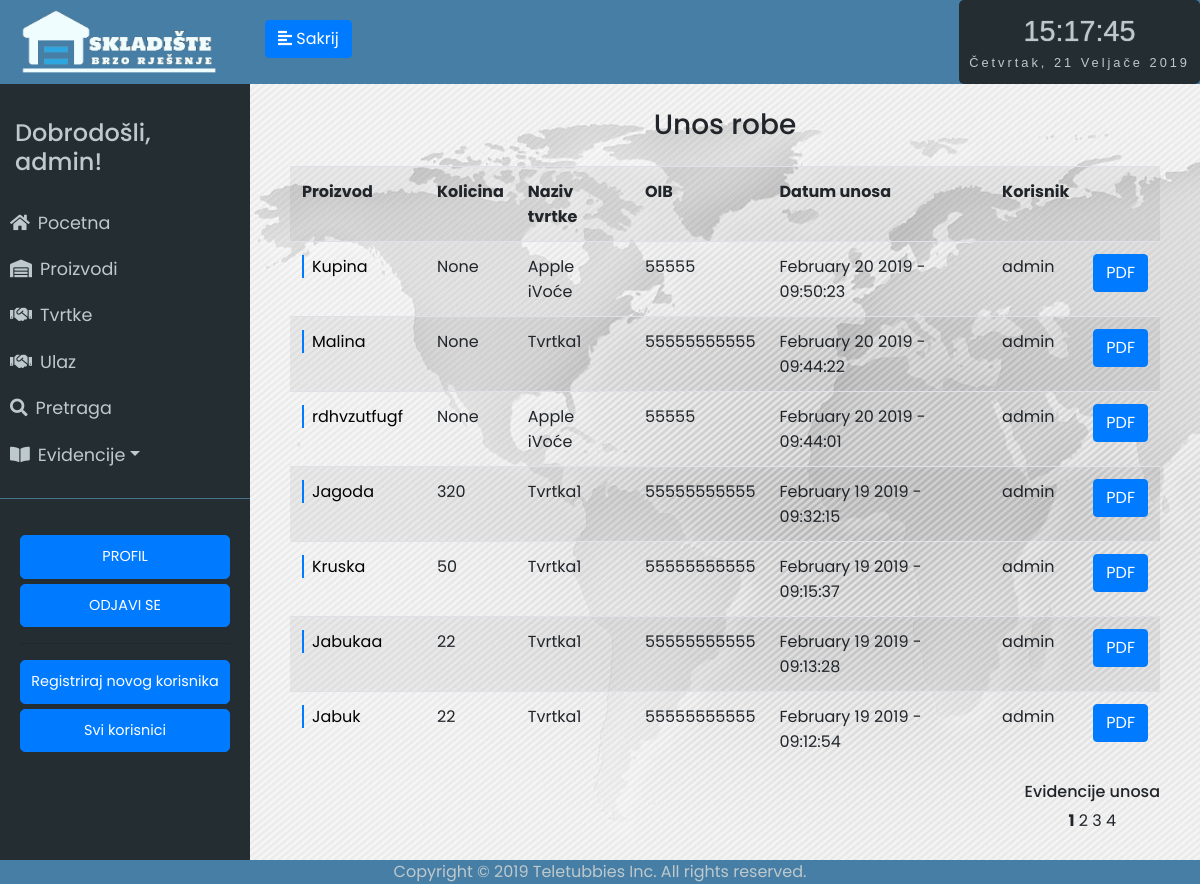
Screenshot of /evidencija_unosa/1 (signed in) with the database file from the repository.
### app/models.py (models this page shows, shortened)
class User(UserMixin, db.Model):
	id = db.Column(db.Integer, primary_key=True)
	username = db.Column(db.String(64), index=True, unique=True)
	email = db.Column(db.String(120), index=True, unique=True)
	password_hash = db.Column(db.String(128))
	last_seen = db.Column(db.DateTime, default=datetime.utcnow)
	evidencija = db.relationship('Evidencija', backref='user', lazy='dynamic')

class Evidencija(db.Model):
	id = db.Column(db.Integer, primary_key=True)
	proizvod_id = db.Column(db.Integer, db.ForeignKey('proizvod.id'))
	tvrtka_id = db.Column(db.Integer, db.ForeignKey('tvrtka.id'))
	promijenjena_kolicina = db.Column(db.Integer)
	trenutna_kolicina = db.Column(db.Integer)
	datum_unosa = db.Column(db.DateTime, default=datetime.utcnow)
	vrsta_unosa = db.Column(db.String(64))
	user_id = db.Column(db.Integer, db.ForeignKey('user.id'))

class Proizvod(db.Model):
	__searchable__ = ['name']
	id = db.Column(db.Integer, primary_key=True)
	name = db.Column(db.String(64))
	kolicina = db.Column(db.Integer, default=0)
	zemlja_podrijetla = db.Column(db.String(64))
	opis_proizvoda = db.Column(db.String(300))
	datum_unosa = db.Column(db.DateTime, default=datetime.utcnow)
	evidencija = db.relationship('Evidencija', backref='proizvod', lazy='dynamic')

class Tvrtka(db.Model):
	__searchable__ = ['name']
	id = db.Column(db.Integer, primary_key=True)
	name = db.Column(db.String(64))
	oib = db.Column(db.Integer, unique=True)
	grad = db.Column(db.String(64))
	p_broj = db.Column(db.Integer)
	drzava = db.Column(db.String(64))
	evidencija = db.relationship('Evidencija', backref='tvrtka', lazy='dynamic')

### app/routes.py (the view)
@app.route('/evidencija_unosa/<int:page_num>')
@login_required
def evidencija_unosa(page_num):
	evidencija = Evidencija.query.filter_by(vrsta_unosa='unos').order_by(Evidencija.datum_unosa.desc()).paginate(per_page=7, page=page_num, error_out=True)
	return render_template('evidencija_unosa.html', title='Evidencija unosa', evidencija=evidencija)

### app/models.py (called while the page is built)
@login.user_loader
def load_user(id):
	return User.query.get(int(id))

### app/routes.py (called while the page is built)
@app.before_request
def before_request():
	if current_user.is_authenticated:
		current_user.last_seen = datetime.utcnow()
		db.session.commit()

### app/templates/evidencija_unosa.html (shortened to what this page needs)
{% extends "base.html" %}
{% block content %}
<div class="stanje-s">
    <h3 class="mb-4">Unos robe</h3>
<table class="table table-striped">
	<tr>
        <th>Proizvod</th>
        <th>Kolicina</th>
        <th>Naziv tvrtke</th>
        <th>OIB</th>
        <th>Datum unosa</th>
        <th>Korisnik</th>
        <th></th>
    </tr>
    {% for e in evidencija.items %}
    <tr>
    	<td><a href="/proizvod/{{e.proizvod.name}}" class="dekoracija">{{ e.proizvod.name }}</a></td>
    	<td>{{ e.promijenjena_kolicina }}</td>
    	<td>{{ e.tvrtka.name }}</td>
    	<td>{{ e.tvrtka.oib }}</td>
    	<td>{{ e.datum_unosa.strftime('%B %d %Y - %H:%M:%S') }}</td>
        <td>{{ e.user.username }}</td>
        <td><button class="btn btn-primary"><a href="../evidencija/{{e.id}}">PDF</a></button></td>
    </tr>
    {% endfor %}
</table>
<div class="d-flex justify-content-between">
        <div>
            <h6>Evidencije unosa</h6>
            {% for page in evidencija.iter_pages(left_edge=3, right_edge=3, left_current=3, right_current=3) %}
                {% if page %}
                    {% if page != evidencija.page %}
                        <a href="{{ url_for('evidencija_unosa', page_num=page) }}">{{ page }}</a>
                    {% else %}
                        <strong>{{ page }}</strong>
                    {% endif %}
                {% else %}
                    <span class=ellipsis>…</span>
                {% endif %}
            {% endfor %}
        </div>
    </div>
</div>
{% endblock %}

### app/templates/base.html (shortened to what this page needs)
<html>
<head>
	<link rel="stylesheet" href="https://stackpath.bootstrapcdn.com/bootstrap/4.2.1/css/bootstrap.min.css" integrisha384-GJzZqFGwb1QTTN6wy59ffF1BuGJpLSa9DkKMp0DgiMDm4iYMj70gZWKYbI706tWS">
	<link href="../static/style.css" type="text/css" rel="stylesheet">
	<link rel="stylesheet" href="https://use.fontawesome.com/releases/v5.7.1/css/all.css">
</head>
<body onload="startTime()">
	<div class="wrapper">
	<nav id="sidebar">
		<div class="sidebar-header ">
			<img src="../static/logo5.png" style="width: 200px; height: auto;">
		</div>
		<ul class="list-unstyled components" id="navigation">
			<h4>Dobrodošli, {{ current_user.username }}!</h4>
			<li class="{% block index %}{% endblock %}">
				<a href="{{ url_for('index') }}"><i class="fas fa-home mr-2"></i>Pocetna</a>
			</li>
			<li class="{% block stanje_skladista %}{% endblock %}">
				<a href="{{ url_for('stanje_skladista1') }}"><i class="fas fa-warehouse mr-2"></i>Proizvodi</a>
			</li>
			<li class="{% block dobavljaci %}{% endblock %}">
				<a href="{{ url_for('tvrtke1') }}"><i class="fas fa-handshake mr-2"></i>Tvrtke</a>
			</li>
			<li class="">
				<a href="{{ url_for('ulaz') }}"><i class="fas fa-handshake mr-2"></i>Ulaz</a>
			</li>
			<li class="{% block pretraga %}{% endblock %}">
                <a href="{{ url_for('search1') }}"><i class="fas fa-search mr-2"></i>Pretraga</a>
            </li>
			<li>
				<a href="#pageSubmenu" data-toggle="collapse" aria-expanded="false" class="dropdown-toggle"><i class="fas fa-book-open mr-2"></i>Evidencije</a>
			</li>
		</ul>
		<ul class="list-unstyled CTAs">
                <li>
                    <a href="{{ url_for('user', username=current_user.username) }}" class="btn btn-primary hover-plava">PROFIL</a>
                </li>
                <li>
                    <a href="{{ url_for('logout') }}" class="btn btn-primary hover-plava">ODJAVI SE</a>
                </li>
                {%  if current_user.username == "admin"%}
                <hr>
                    <li>
                        <a href="{{ url_for('register') }}" class="btn btn-primary hover-plava">Registriraj novog korisnika</a>
                    </li>
                    <li>
                        <a href="{{ url_for('svi_korisnici1') }}" class="btn btn-primary hover-plava">Svi korisnici</a>
                    </li>
                {% endif %}
            </ul>
	</nav>
		<div class="tijelo">
	        <div class="plava-pozadina">
	        	<div class="d-flex bd-highlight">
  				<div class="bd-highlight">
	            	<button type="button" id="sidebarCollapse" class="btn btn-primary">
	                	<i class="fas fa-align-left"></i>
	                <span class="sakrij-tipku"></span>
	           </div>
  				<div class="ml-auto bd-highlight">
  					<div id="clockdate">
  					<div class="clockdate-wrapper">
    					<div id="clock"></div>
    					<div id="date"></div>
  					</div>
				</div>
			</div>
			</div>
	            </button> <br>
	    		</div>
				<div class="plavo">
				{% block content %}
				{% endblock %}
				</div>
		</div>
<footer>Copyright © 2019 Teletubbies Inc. All rights reserved.</footer>
</body>
</html>

### app/static/style.css (style rules this page uses)
body { font-family: 'Poppins', sans-serif; background: #fafafa; }
h4 { padding: 15px; }
.wrapper { display: flex; width: 100%; align-items: stretch; }
a, a:hover, a:focus { color: inherit; text-decoration: none; transition: all 0.3s; }
#sidebar { min-width: 250px; max-width: 250px; min-height: 100vh; background: #242d32; color: #bec9cd; transition: all 0.3s; }
#sidebarCollapse { margin-top: 20px; margin-left: 15px; }
#sidebar .sidebar-header { padding: 7.5px 20px; background: #477ea5; color: #f0fdfe; }
#sidebar ul.components { padding: 20px 0; border-bottom: 1px solid #47748b; }
#sidebar ul li a { padding: 10px; font-size: 1.1em; display: block; }
ul.CTAs { padding: 20px; }
ul.CTAs a { text-align: center; font-size: 0.9em !important; display: block; border-radius: 5px; margin-bottom: 5px; }
.tijelo { display: inline-block; width: 100%; }
.plavo { display: inline-block; width: 100%; text-align: center; }
.plava-pozadina { background-color: #477ea5; display: inline-block; width: 100%; height: 84px; }
.stanje-s { padding-top: 3vh; padding-left: 5vh; padding-right: 5vh; background-image: url('map.jpg'); height: 100vh; }
.sakrij-tipku:before { content: 'Sakrij'; }
.clockdate-wrapper { background-color: #242d32; padding:10px; max-width:350px; width:100%; text-align:center; border-radius:5px; margin:0 auto; height: 84px; }
#clock { background-color:#242d32; font-family: sans-serif; font-size:1.8rem; text-shadow:0px 0px 1px #bec9cd; color:#bec9cd; }
#date { letter-spacing:3px; font-size:0.8rem; font-family:arial,sans-serif; color:#bec9cd; }
footer { position: fixed; left: 0; bottom: 0; width: 100%; background-color: #477ea5; color: #bec9cd; text-align: center; }
.dekoracija { background: linear-gradient( to right, var(--mainColor) 0%, var(--mainColor) 2px, transparent 2px ); background-repeat: repeat-x; background-size: 100%; color: #000; padding-left: 10px; text-decoration: none; padding: 0 10px; }
:root { --mainColor: #007bff; }

### rows the page displays
User: username "admin"
Evidencija: proizvod.name "Kupina", promijenjena_kolicina "None", tvrtka.name "Apple iVoće", tvrtka.oib "55555", datum_unosa "February 20 2019 - 09:50:23", user.username "admin"
Evidencija: proizvod.name "Malina", promijenjena_kolicina "None", tvrtka.name "Tvrtka1", tvrtka.oib "55555555555", datum_unosa "February 20 2019 - 09:44:22", user.username "admin"
Evidencija: proizvod.name "rdhvzutfugf", promijenjena_kolicina "None", tvrtka.name "Apple iVoće", tvrtka.oib "55555", datum_unosa "February 20 2019 - 09:44:01", user.username "admin"
Evidencija: proizvod.name "Jagoda", promijenjena_kolicina "320", tvrtka.name "Tvrtka1", tvrtka.oib "55555555555", datum_unosa "February 19 2019 - 09:32:15", user.username "admin"
Evidencija: proizvod.name "Kruska", promijenjena_kolicina "50", tvrtka.name "Tvrtka1", tvrtka.oib "55555555555", datum_unosa "February 19 2019 - 09:15:37", user.username "admin"
Evidencija: proizvod.name "Jabukaa", promijenjena_kolicina "22", tvrtka.name "Tvrtka1", tvrtka.oib "55555555555", datum_unosa "February 19 2019 - 09:13:28", user.username "admin"
Evidencija: proizvod.name "Jabuk", promijenjena_kolicina "22", tvrtka.name "Tvrtka1", tvrtka.oib "55555555555", datum_unosa "February 19 2019 - 09:12:54", user.username "admin"

### other values shown
{{ page }} "1"
{{ page }} "2" "3" "4"
